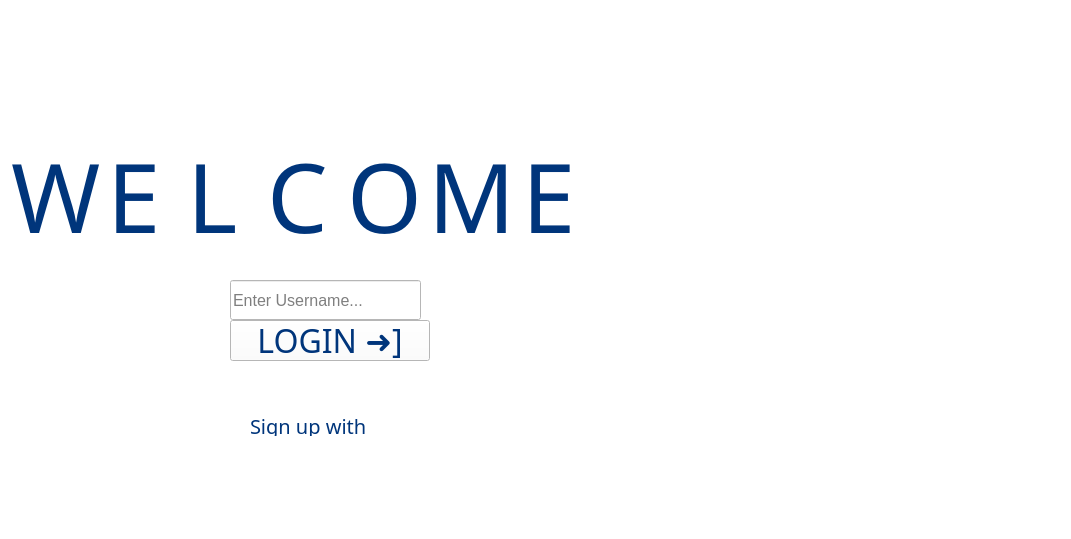
<?xml version="1.0" encoding="UTF-8"?>
<ui version="4.0">
 <class>WelcomePage</class>
 <widget class="QWidget" name="WelcomePage">
  <property name="geometry">
   <rect>
    <x>0</x>
    <y>0</y>
    <width>1071</width>
    <height>539</height>
   </rect>
  </property>
  <property name="sizePolicy">
   <sizepolicy hsizetype="Fixed" vsizetype="Fixed">
    <horstretch>0</horstretch>
    <verstretch>0</verstretch>
   </sizepolicy>
  </property>
  <property name="minimumSize">
   <size>
    <width>80</width>
    <height>80</height>
   </size>
  </property>
  <property name="font">
   <font>
    <family>MV Boli</family>
    <pointsize>48</pointsize>
   </font>
  </property>
  <property name="windowTitle">
   <string>Form</string>
  </property>
  <property name="styleSheet">
   <string notr="true">background-color: white</string>
  </property>
  <widget class="QLabel" name="heartbeatLabel">
   <property name="geometry">
    <rect>
     <x>574</x>
     <y>145</y>
     <width>181</width>
     <height>181</height>
    </rect>
   </property>
   <property name="sizePolicy">
    <sizepolicy hsizetype="Fixed" vsizetype="Fixed">
     <horstretch>0</horstretch>
     <verstretch>0</verstretch>
    </sizepolicy>
   </property>
   <property name="minimumSize">
    <size>
     <width>70</width>
     <height>70</height>
    </size>
   </property>
   <property name="font">
    <font>
     <family>Segoe UI</family>
     <pointsize>19</pointsize>
    </font>
   </property>
   <property name="text">
    <string/>
   </property>
   <property name="pixmap">
    <pixmap>images/heartbeat_symbol.png</pixmap>
   </property>
   <property name="scaledContents">
    <bool>true</bool>
   </property>
  </widget>
  <widget class="QLabel" name="exerciseLabel">
   <property name="geometry">
    <rect>
     <x>753</x>
     <y>88</y>
     <width>251</width>
     <height>171</height>
    </rect>
   </property>
   <property name="sizePolicy">
    <sizepolicy hsizetype="Fixed" vsizetype="Fixed">
     <horstretch>0</horstretch>
     <verstretch>0</verstretch>
    </sizepolicy>
   </property>
   <property name="minimumSize">
    <size>
     <width>70</width>
     <height>70</height>
    </size>
   </property>
   <property name="text">
    <string/>
   </property>
   <property name="pixmap">
    <pixmap>images/exercise.png</pixmap>
   </property>
   <property name="scaledContents">
    <bool>true</bool>
   </property>
  </widget>
  <widget class="QLabel" name="logolabel">
   <property name="geometry">
    <rect>
     <x>200</x>
     <y>0</y>
     <width>261</width>
     <height>131</height>
    </rect>
   </property>
   <property name="sizePolicy">
    <sizepolicy hsizetype="Fixed" vsizetype="Fixed">
     <horstretch>0</horstretch>
     <verstretch>0</verstretch>
    </sizepolicy>
   </property>
   <property name="minimumSize">
    <size>
     <width>90</width>
     <height>90</height>
    </size>
   </property>
   <property name="text">
    <string/>
   </property>
   <property name="pixmap">
    <pixmap>images/logo.png</pixmap>
   </property>
   <property name="scaledContents">
    <bool>true</bool>
   </property>
  </widget>
  <widget class="QLabel" name="signuplabel">
   <property name="geometry">
    <rect>
     <x>250</x>
     <y>410</y>
     <width>161</width>
     <height>31</height>
    </rect>
   </property>
   <property name="minimumSize">
    <size>
     <width>100</width>
     <height>10</height>
    </size>
   </property>
   <property name="font">
    <font>
     <family>Showcard Gothic</family>
     <pointsize>15</pointsize>
    </font>
   </property>
   <property name="styleSheet">
    <string notr="true">color: #00357b</string>
   </property>
   <property name="text">
    <string>Sign up with</string>
   </property>
  </widget>
  <widget class="QLabel" name="instalabel">
   <property name="geometry">
    <rect>
     <x>234</x>
     <y>436</y>
     <width>80</width>
     <height>80</height>
    </rect>
   </property>
   <property name="sizePolicy">
    <sizepolicy hsizetype="Fixed" vsizetype="Fixed">
     <horstretch>0</horstretch>
     <verstretch>0</verstretch>
    </sizepolicy>
   </property>
   <property name="minimumSize">
    <size>
     <width>80</width>
     <height>80</height>
    </size>
   </property>
   <property name="text">
    <string/>
   </property>
   <property name="pixmap">
    <pixmap>images/insta.png</pixmap>
   </property>
   <property name="scaledContents">
    <bool>true</bool>
   </property>
  </widget>
  <widget class="QLabel" name="fblabel">
   <property name="geometry">
    <rect>
     <x>150</x>
     <y>436</y>
     <width>80</width>
     <height>80</height>
    </rect>
   </property>
   <property name="sizePolicy">
    <sizepolicy hsizetype="Fixed" vsizetype="Fixed">
     <horstretch>0</horstretch>
     <verstretch>0</verstretch>
    </sizepolicy>
   </property>
   <property name="minimumSize">
    <size>
     <width>80</width>
     <height>80</height>
    </size>
   </property>
   <property name="text">
    <string/>
   </property>
   <property name="pixmap">
    <pixmap>images/fb.png</pixmap>
   </property>
   <property name="scaledContents">
    <bool>true</bool>
   </property>
  </widget>
  <widget class="QLabel" name="googlelabel">
   <property name="geometry">
    <rect>
     <x>334</x>
     <y>441</y>
     <width>70</width>
     <height>70</height>
    </rect>
   </property>
   <property name="minimumSize">
    <size>
     <width>70</width>
     <height>70</height>
    </size>
   </property>
   <property name="text">
    <string/>
   </property>
   <property name="pixmap">
    <pixmap>images/google.png</pixmap>
   </property>
   <property name="scaledContents">
    <bool>true</bool>
   </property>
  </widget>
  <widget class="QLabel" name="tiktoklabel">
   <property name="geometry">
    <rect>
     <x>420</x>
     <y>440</y>
     <width>70</width>
     <height>70</height>
    </rect>
   </property>
   <property name="sizePolicy">
    <sizepolicy hsizetype="Fixed" vsizetype="Fixed">
     <horstretch>0</horstretch>
     <verstretch>0</verstretch>
    </sizepolicy>
   </property>
   <property name="minimumSize">
    <size>
     <width>70</width>
     <height>70</height>
    </size>
   </property>
   <property name="text">
    <string/>
   </property>
   <property name="pixmap">
    <pixmap>images/tiktok.png</pixmap>
   </property>
   <property name="scaledContents">
    <bool>true</bool>
   </property>
  </widget>
  <widget class="QLineEdit" name="usernameLineEdit">
   <property name="geometry">
    <rect>
     <x>230</x>
     <y>280</y>
     <width>191</width>
     <height>40</height>
    </rect>
   </property>
   <property name="minimumSize">
    <size>
     <width>100</width>
     <height>40</height>
    </size>
   </property>
   <property name="font">
    <font>
     <family>Segoe UI</family>
     <pointsize>12</pointsize>
    </font>
   </property>
   <property name="styleSheet">
    <string notr="true">color: black</string>
   </property>
   <property name="placeholderText">
    <string>Enter Username...</string>
   </property>
  </widget>
  <widget class="QPushButton" name="loginButton">
   <property name="geometry">
    <rect>
     <x>230</x>
     <y>320</y>
     <width>200</width>
     <height>41</height>
    </rect>
   </property>
   <property name="minimumSize">
    <size>
     <width>200</width>
     <height>0</height>
    </size>
   </property>
   <property name="font">
    <font>
     <family>Showcard Gothic</family>
     <pointsize>24</pointsize>
    </font>
   </property>
   <property name="styleSheet">
    <string notr="true">color: #00357b</string>
   </property>
   <property name="text">
    <string>LOGIN ➜]</string>
   </property>
  </widget>
  <widget class="QWidget" name="layoutWidget">
   <property name="geometry">
    <rect>
     <x>11</x>
     <y>140</y>
     <width>585</width>
     <height>112</height>
    </rect>
   </property>
   <layout class="QHBoxLayout" name="horizontalLayout">
    <item>
     <widget class="QLabel" name="label_W">
      <property name="minimumSize">
       <size>
        <width>70</width>
        <height>70</height>
       </size>
      </property>
      <property name="maximumSize">
       <size>
        <width>200</width>
        <height>200</height>
       </size>
      </property>
      <property name="font">
       <font>
        <family>Showcard Gothic</family>
        <pointsize>72</pointsize>
       </font>
      </property>
      <property name="toolTip">
       <string>&lt;html&gt;&lt;head/&gt;&lt;body&gt;&lt;p&gt;&lt;br/&gt;&lt;/p&gt;&lt;/body&gt;&lt;/html&gt;</string>
      </property>
      <property name="layoutDirection">
       <enum>Qt::LayoutDirection::LeftToRight</enum>
      </property>
      <property name="styleSheet">
       <string notr="true">color: #00357b</string>
      </property>
      <property name="text">
       <string>W</string>
      </property>
     </widget>
    </item>
    <item>
     <widget class="QLabel" name="label_E1">
      <property name="minimumSize">
       <size>
        <width>70</width>
        <height>70</height>
       </size>
      </property>
      <property name="maximumSize">
       <size>
        <width>200</width>
        <height>200</height>
       </size>
      </property>
      <property name="font">
       <font>
        <family>Showcard Gothic</family>
        <pointsize>72</pointsize>
       </font>
      </property>
      <property name="toolTip">
       <string>&lt;html&gt;&lt;head/&gt;&lt;body&gt;&lt;p&gt;&lt;br/&gt;&lt;/p&gt;&lt;/body&gt;&lt;/html&gt;</string>
      </property>
      <property name="layoutDirection">
       <enum>Qt::LayoutDirection::LeftToRight</enum>
      </property>
      <property name="styleSheet">
       <string notr="true">color: #00357b</string>
      </property>
      <property name="text">
       <string>E</string>
      </property>
     </widget>
    </item>
    <item>
     <widget class="QLabel" name="label_L">
      <property name="minimumSize">
       <size>
        <width>70</width>
        <height>70</height>
       </size>
      </property>
      <property name="font">
       <font>
        <family>Showcard Gothic</family>
        <pointsize>72</pointsize>
       </font>
      </property>
      <property name="toolTip">
       <string>&lt;html&gt;&lt;head/&gt;&lt;body&gt;&lt;p&gt;&lt;br/&gt;&lt;/p&gt;&lt;/body&gt;&lt;/html&gt;</string>
      </property>
      <property name="layoutDirection">
       <enum>Qt::LayoutDirection::LeftToRight</enum>
      </property>
      <property name="styleSheet">
       <string notr="true">color: #00357b</string>
      </property>
      <property name="text">
       <string>L</string>
      </property>
     </widget>
    </item>
    <item>
     <widget class="QLabel" name="label_C">
      <property name="minimumSize">
       <size>
        <width>70</width>
        <height>70</height>
       </size>
      </property>
      <property name="font">
       <font>
        <family>Showcard Gothic</family>
        <pointsize>72</pointsize>
       </font>
      </property>
      <property name="toolTip">
       <string>&lt;html&gt;&lt;head/&gt;&lt;body&gt;&lt;p&gt;&lt;br/&gt;&lt;/p&gt;&lt;/body&gt;&lt;/html&gt;</string>
      </property>
      <property name="layoutDirection">
       <enum>Qt::LayoutDirection::LeftToRight</enum>
      </property>
      <property name="styleSheet">
       <string notr="true">color: #00357b</string>
      </property>
      <property name="text">
       <string>C</string>
      </property>
     </widget>
    </item>
    <item>
     <widget class="QLabel" name="label_O">
      <property name="minimumSize">
       <size>
        <width>70</width>
        <height>70</height>
       </size>
      </property>
      <property name="font">
       <font>
        <family>Showcard Gothic</family>
        <pointsize>72</pointsize>
       </font>
      </property>
      <property name="toolTip">
       <string>&lt;html&gt;&lt;head/&gt;&lt;body&gt;&lt;p&gt;&lt;br/&gt;&lt;/p&gt;&lt;/body&gt;&lt;/html&gt;</string>
      </property>
      <property name="layoutDirection">
       <enum>Qt::LayoutDirection::LeftToRight</enum>
      </property>
      <property name="styleSheet">
       <string notr="true">color: #00357b</string>
      </property>
      <property name="text">
       <string>O</string>
      </property>
     </widget>
    </item>
    <item>
     <widget class="QLabel" name="label_M">
      <property name="minimumSize">
       <size>
        <width>70</width>
        <height>70</height>
       </size>
      </property>
      <property name="font">
       <font>
        <family>Showcard Gothic</family>
        <pointsize>72</pointsize>
       </font>
      </property>
      <property name="toolTip">
       <string>&lt;html&gt;&lt;head/&gt;&lt;body&gt;&lt;p&gt;&lt;br/&gt;&lt;/p&gt;&lt;/body&gt;&lt;/html&gt;</string>
      </property>
      <property name="layoutDirection">
       <enum>Qt::LayoutDirection::LeftToRight</enum>
      </property>
      <property name="autoFillBackground">
       <bool>false</bool>
      </property>
      <property name="styleSheet">
       <string notr="true">color:#00357b</string>
      </property>
      <property name="text">
       <string>M</string>
      </property>
     </widget>
    </item>
    <item>
     <widget class="QLabel" name="label_E2">
      <property name="minimumSize">
       <size>
        <width>70</width>
        <height>70</height>
       </size>
      </property>
      <property name="font">
       <font>
        <family>Showcard Gothic</family>
        <pointsize>72</pointsize>
       </font>
      </property>
      <property name="toolTip">
       <string>&lt;html&gt;&lt;head/&gt;&lt;body&gt;&lt;p&gt;&lt;br/&gt;&lt;/p&gt;&lt;/body&gt;&lt;/html&gt;</string>
      </property>
      <property name="layoutDirection">
       <enum>Qt::LayoutDirection::LeftToRight</enum>
      </property>
      <property name="styleSheet">
       <string notr="true">color: #00357b</string>
      </property>
      <property name="text">
       <string>E</string>
      </property>
     </widget>
    </item>
   </layout>
  </widget>
 </widget>
 <resources/>
 <connections/>
</ui>
